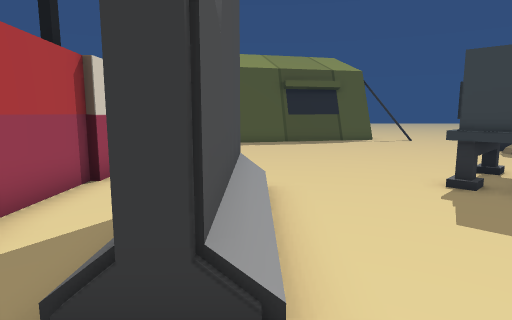
[1] (above)

21 first-person views from a walk through a Unity game level. The camera is 1.5 m above the floor, tilts 8° down and sees 75° across. The floor is counted in squares, 1 m on a side. Each view is taken from the middle of a square. On the plan, view 1 faces up. The plan holds only what a view shows up to about 15 squares ahead; the rest is blank. The place goes on beyond the plan. Some animated figures are left out.

[2]
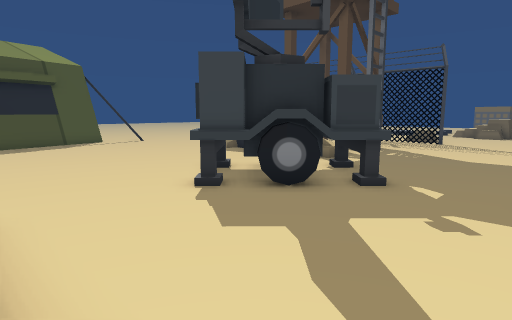

[3]
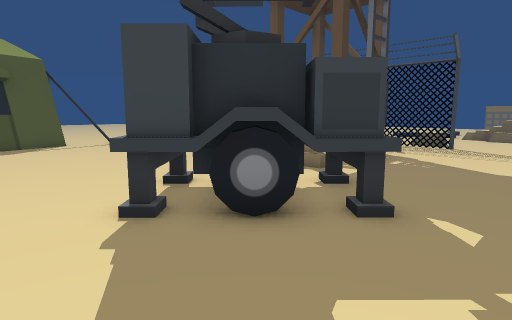

[4]
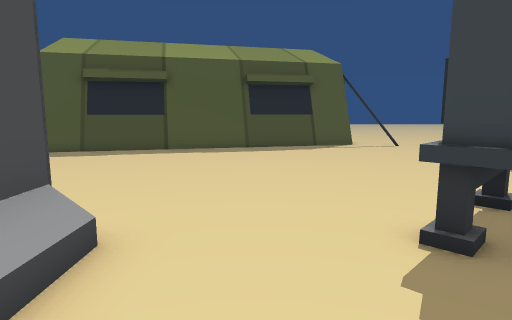

[5]
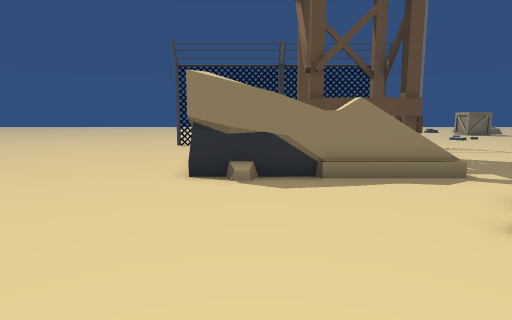

[6]
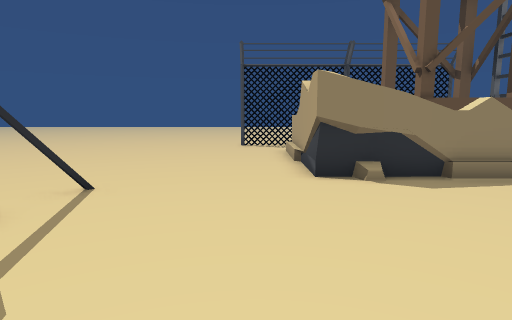

[7]
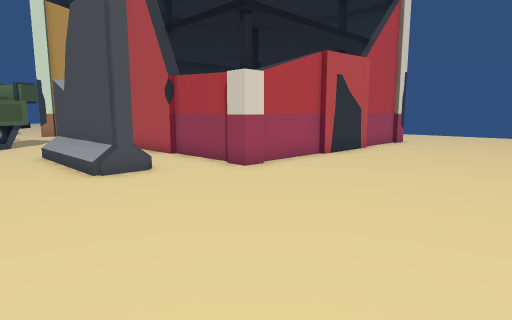

[8]
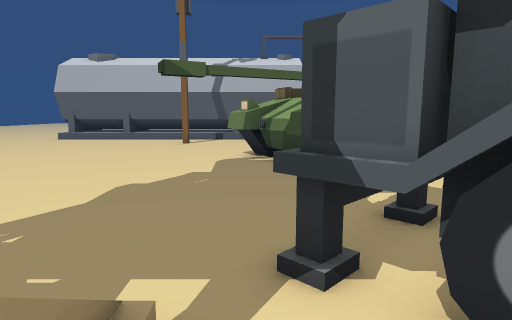

[9]
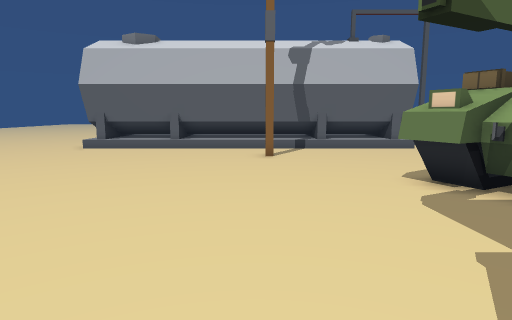

[10]
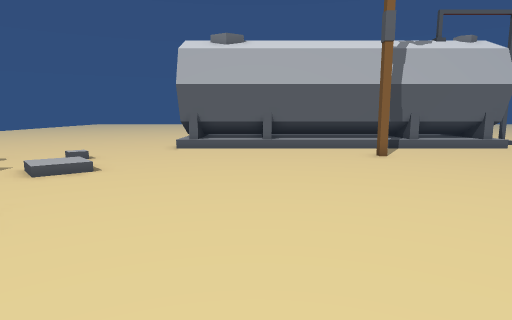

[11]
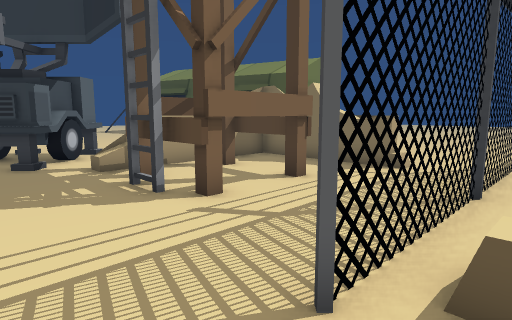

[12]
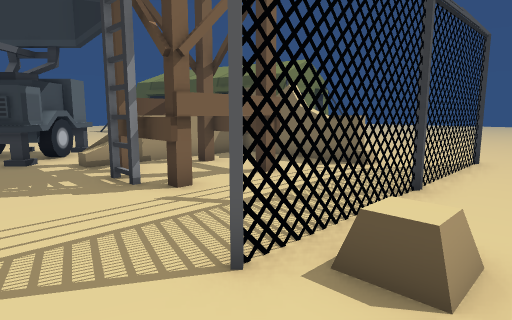

[13]
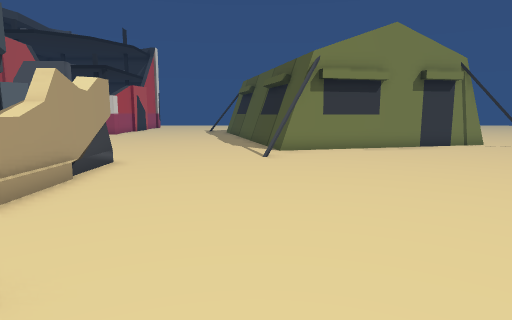

[14]
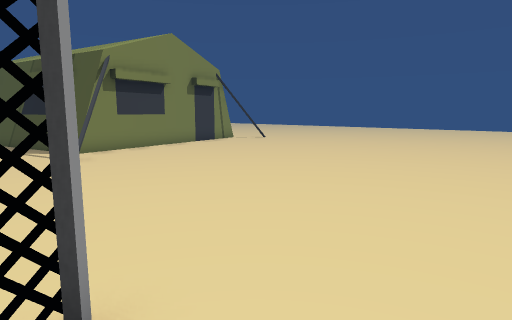

[15]
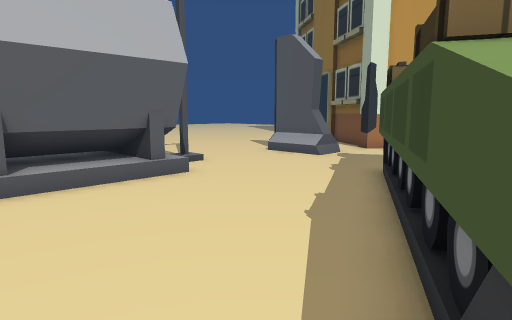

[16]
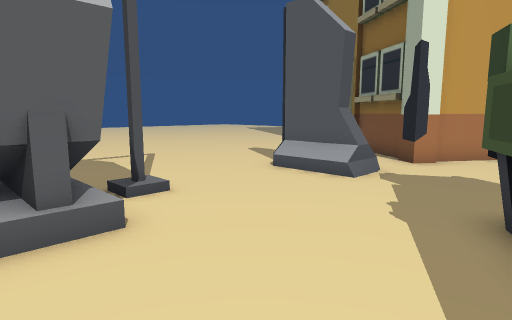

[17]
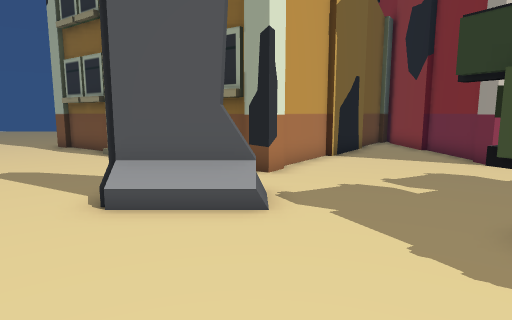

[18]
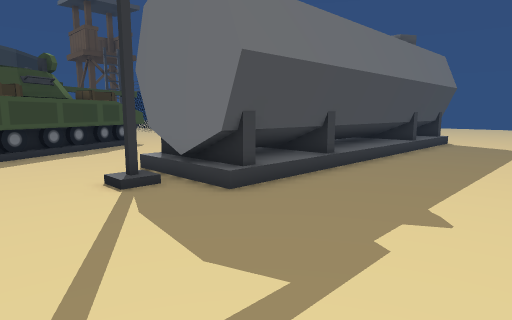

[19]
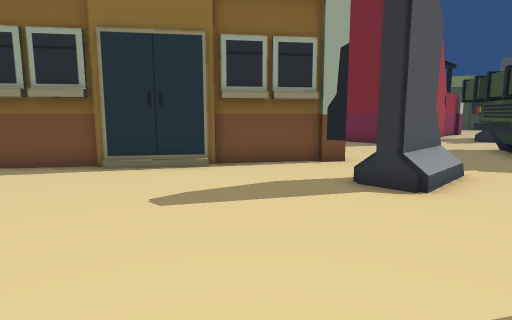

[20]
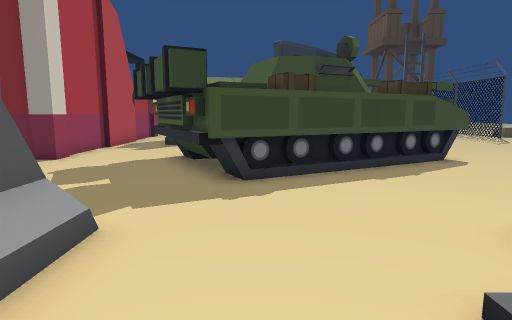

[21]
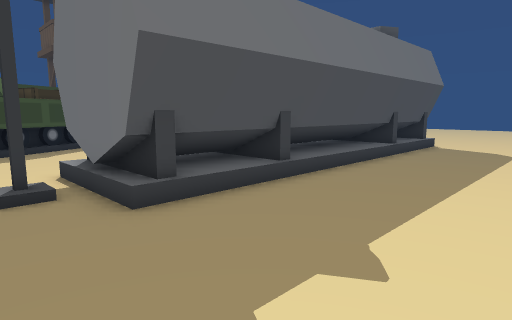

### Floor plan
Key: @ floor where view 1 was taken; # wall or solid block; . main floor; : floor 0.25 m higher than the main floor; = window, fence, low wall or low ledge; ^ raised ledge; T tower; O other object.
Columns run from 8 left of view 1 to 20 right of it. Each row starts with its distance up from view 1.
 26              #..............
 25              #..............
 24              #..............
 23              ##.............
 22               #.............
 21               #.............
 20               #.............
 19           #####.#............
 18       ######.................
 17   ######....................
 16   ##......................O
 15   ........................O..
 14 ..........................O.
 13 ..................####^^..O.
 12 ..................#.......O.
 11 ..................#.TTT...O.
 10 ..................#T..T...O.
  9 ..............O...#T..T...O.
  8 #####........OOO..=TTTT...OO.
  7     #.......OOOOO...TT....OO.
  6     #..##....OOOOO........O.
  5     #.. #.....OOO...........
  4     #.. #......O.............
  3     #.. #.................
  2     #..##...................
  1     #..... ..   #............
  0     #...@.      ^............
 -1     #.....      #............
 -2     #...##      ##...........
 -3 #####...##      ###..........
 -4 ........##    ###............
 -5 .........######..............
 -6 ##.......#####...............
 -7  ##.......##.................
 -8   ##.................#.......
 -9    ###.......................
-10     ##..=......##############
-11     #...#.....###############
-12    ##...#....:########### ###
-13    #..........###############
-14   ##..........###############
-15  ##..........................
-16 ##...........................
-17 #............................
-18 ........................
-19 ...    ..........

Where each view was taken, in squares from view 1:
view 1: 0 up, 0 right, facing up
view 2: 1 up, 0 right, facing up-right
view 3: 2 up, 2 right, facing up-right
view 4: 3 up, 2 right, facing up
view 5: 12 up, 2 right, facing right
view 6: 15 up, 2 right, facing right
view 7: 15 up, 3 right, facing down-left
view 8: 9 up, 9 right, facing down
view 9: 4 up, 13 right, facing down
view 10: 4 up, 17 right, facing down
view 11: 4 up, 19 right, facing up-left
view 12: 4 up, 20 right, facing up-left
view 13: 18 up, 20 right, facing left
view 14: 15 up, 20 right, facing up-left
view 15: 3 down, 11 right, facing down-left
view 16: 6 down, 8 right, facing down-left
view 17: 10 down, 6 right, facing left
view 18: 19 down, 2 right, facing up-right
view 19: 19 down, 3 right, facing up-left
view 20: 14 down, 3 right, facing up
view 21: 19 down, 4 right, facing up-right
